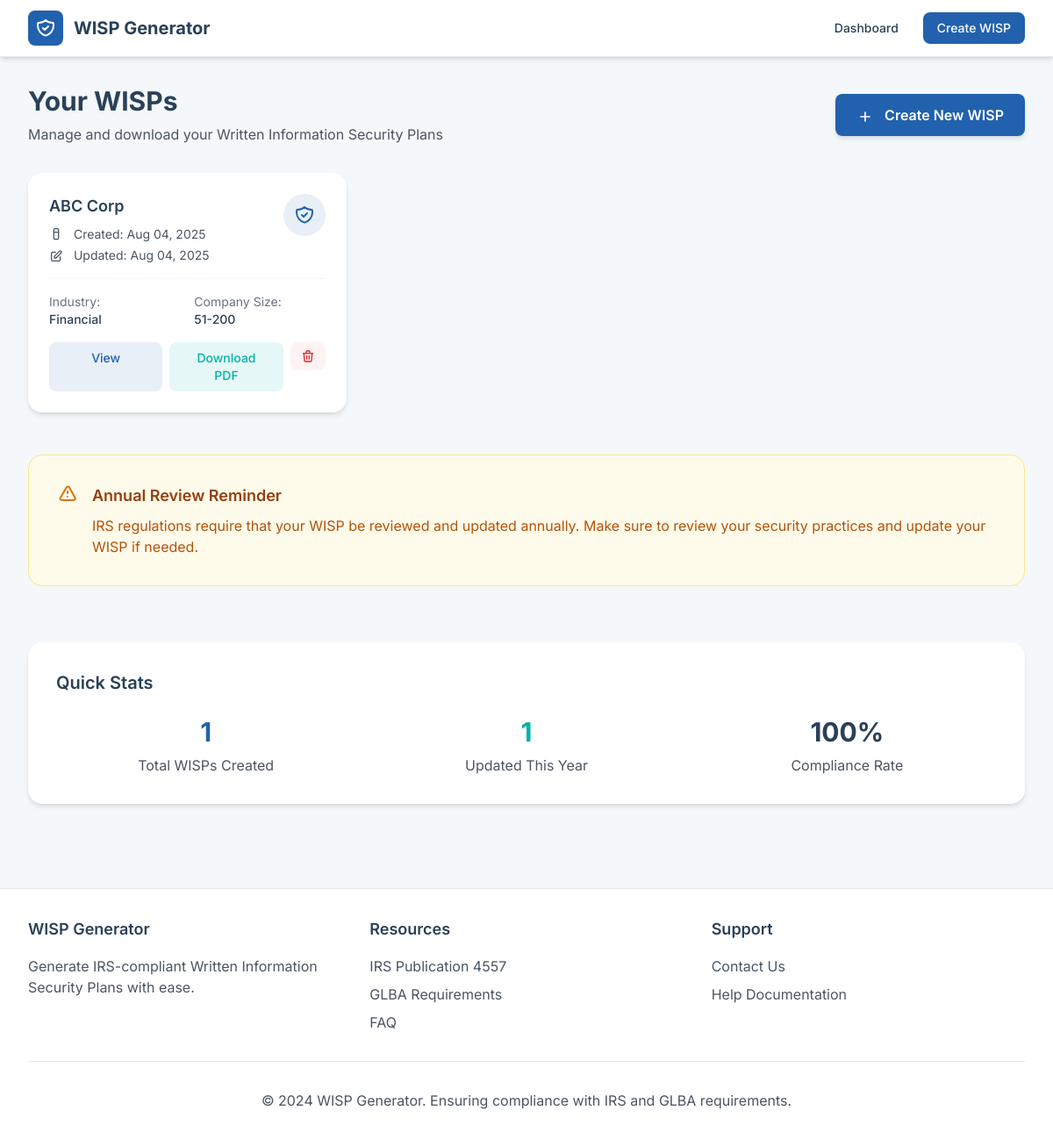
The app's page /dashboard, older data.
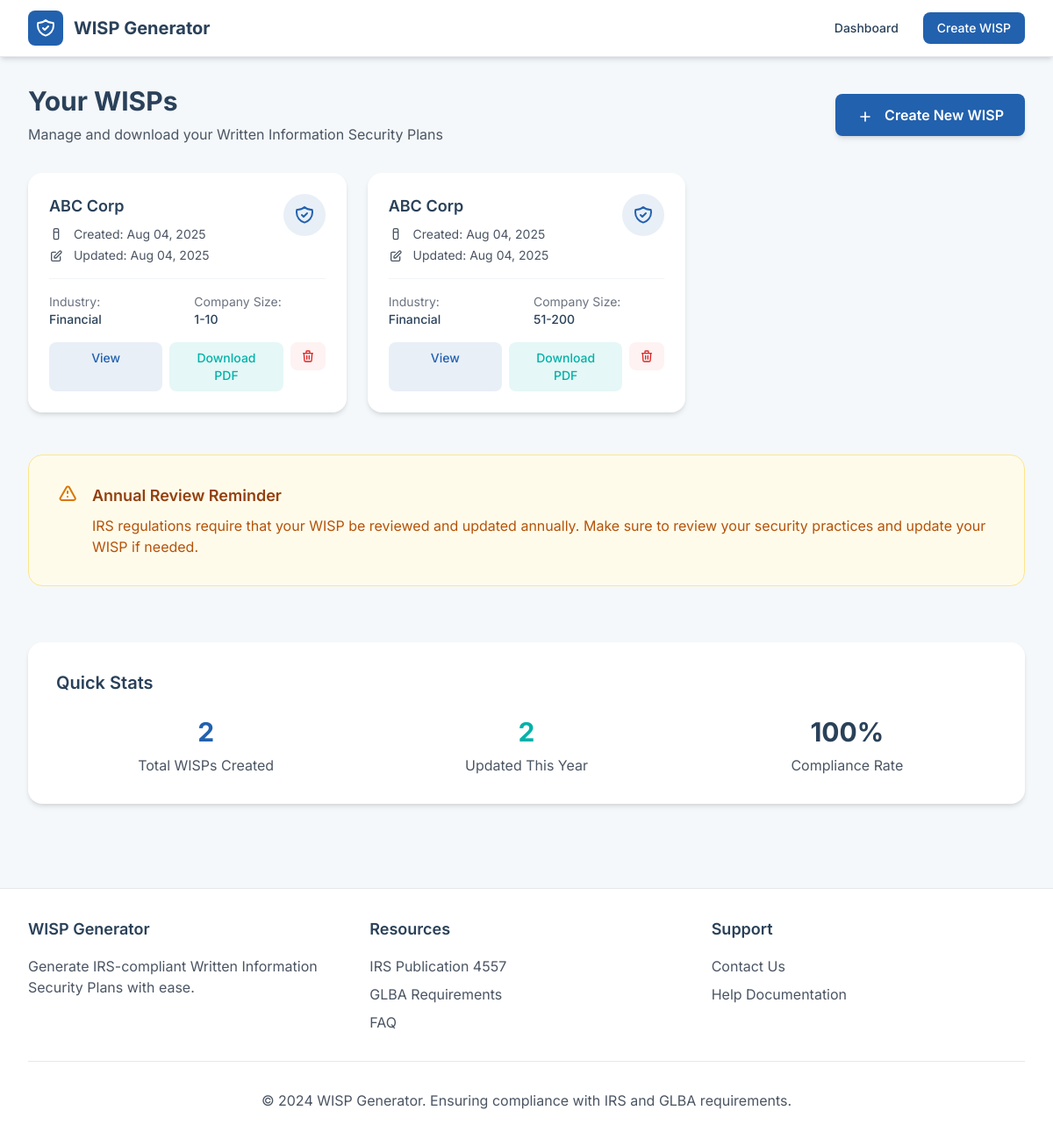
The same page, newer data.
### app.py (models this page shows, shortened)
class WISP(db.Model):
    id = db.Column(db.Integer, primary_key=True)
    company_name = db.Column(db.String(200), nullable=False)
    created_at = db.Column(db.DateTime, default=datetime.utcnow)
    updated_at = db.Column(db.DateTime, default=datetime.utcnow, onupdate=datetime.utcnow)
    data = db.Column(db.Text)  # JSON storage for all form data
    def get_data(self):
        return json.loads(self.data) if self.data else {}

### app.py (the view)
@app.route('/dashboard')
def dashboard():
    wisps = WISP.query.order_by(WISP.updated_at.desc()).all()
    return render_template('dashboard.html', wisps=wisps)

### templates/dashboard.html (shortened to what the changed rows need)
{% extends "base.html" %}
{% block content %}
<div class="flex justify-between items-center mb-8">
    <div>
        <h1 class="text-3xl font-bold text-secondary">Your WISPs</h1>
    </div>
</div>
{% if wisps %}
<div class="grid grid-cols-1 md:grid-cols-2 lg:grid-cols-3 gap-6">
    {% for wisp in wisps %}
    <div class="bg-white rounded-2xl shadow-card p-6 hover:shadow-card-lg transition-shadow">
        <div class="flex items-start justify-between mb-4">
            <div class="flex-1">
                <h3 class="text-lg font-semibold text-secondary mb-2">{{ wisp.company_name }}</h3>
                <div class="text-sm text-gray-600 space-y-1">
                    <p>
                        <svg class="w-4 h-4 inline mr-2" fill="none" stroke="currentColor" viewBox="0 0 24 24">
                            <path stroke-linecap="round" stroke-linejoin="round" stroke-width="2" d="M8 7V3a2 2 0 012-2h4a2 2 0 012 2v4m-6 0h6v10a2 2 0 01-2 2H10a2 2 0 01-2-2V7z"></path>
                        </svg>
                        Created: {{ wisp.created_at.strftime('%b %d, %Y') }}
                    </p>
                    <p>
                        <svg class="w-4 h-4 inline mr-2" fill="none" stroke="currentColor" viewBox="0 0 24 24">
                            <path stroke-linecap="round" stroke-linejoin="round" stroke-width="2" d="M11 5H6a2 2 0 00-2 2v11a2 2 0 002 2h11a2 2 0 002-2v-5m-1.414-9.414a2 2 0 112.828 2.828L11.828 15H9v-2.828l8.586-8.586z"></path>
                        </svg>
                        Updated: {{ wisp.updated_at.strftime('%b %d, %Y') }}
                    </p>
                </div>
            </div>
            <div class="flex-shrink-0 ml-4">
                <div class="w-12 h-12 bg-primary/10 rounded-full flex items-center justify-center">
                </div>
            </div>
        </div>
        {% set wisp_data = wisp.get_data() %}
        <div class="border-t border-gray-100 pt-4 mb-4">
            <div class="grid grid-cols-2 gap-4 text-sm">
                <div>
                    <span class="text-gray-500">Industry:</span>
                    <p class="font-medium text-secondary">{{ wisp_data.get('industry', 'Not specified') | title }}</p>
                </div>
                <div>
                    <span class="text-gray-500">Company Size:</span>
                    <p class="font-medium text-secondary">{{ wisp_data.get('company_size', 'Not specified') }}</p>
                </div>
            </div>
        </div>
        <div class="flex space-x-2">
            <a href="{{ url_for('view_wisp', wisp_id=wisp.id) }}"
               class="flex-1 bg-primary/10 hover:bg-primary/20 text-primary px-4 py-2 rounded-lg text-sm font-medium text-center transition-colors">
                View
            </a>
            <a href="{{ url_for('download_wisp_pdf', wisp_id=wisp.id) }}"
               class="flex-1 bg-accent/10 hover:bg-accent/20 text-accent px-4 py-2 rounded-lg text-sm font-medium text-center transition-colors">
                Download PDF
            </a>
            <form method="POST" action="{{ url_for('delete_wisp', wisp_id=wisp.id) }}" class="inline"
                  onsubmit="return confirm('Are you sure you want to delete this WISP?')">
                <button type="submit"
                        class="bg-red-50 hover:bg-red-100 text-red-600 px-3 py-2 rounded-lg text-sm font-medium transition-colors">
                    <svg class="w-4 h-4" fill="none" stroke="currentColor" viewBox="0 0 24 24">
                        <path stroke-linecap="round" stroke-linejoin="round" stroke-width="2" d="M19 7l-.867 12.142A2 2 0 0116.138 21H7.862a2 2 0 01-1.995-1.858L5 7m5 4v6m4-6v6m1-10V4a1 1 0 00-1-1h-4a1 1 0 00-1 1v3M4 7h16"></path>
                    </svg>
                </button>
            </form>
        </div>
    </div>
    {% endfor %}
</div>
{% endif %}
{% if wisps %}
<div class="mt-16 bg-white rounded-2xl shadow-card p-8">
    <h2 class="text-xl font-semibold text-secondary mb-6">Quick Stats</h2>
    <div class="grid grid-cols-1 md:grid-cols-3 gap-6">
        <div class="text-center">
            <div class="text-3xl font-bold text-primary mb-2">{{ wisps|length }}</div>
            <div class="text-gray-600">Total WISPs Created</div>
        </div>
        <div class="text-center">
            <div class="text-3xl font-bold text-accent mb-2">
                {{ (wisps|selectattr('updated_at')|list|length) }}
            </div>
            <div class="text-gray-600">Updated This Year</div>
        </div>
        <div class="text-center">
            <div class="text-3xl font-bold text-secondary mb-2">100%</div>
            <div class="text-gray-600">Compliance Rate</div>
        </div>
    </div>
</div>
{% endif %}
{% endblock %}

Row changes from the older to the newer data that the page shows:
added WISP: company_name "ABC Corp", created_at "Aug 04, 2025", updated_at "Aug 04, 2025", get "Financial", get "1-10"
Text that changed along with them:
{{ wisps|length }}: "1" → "2"
{{ (wisps|selectattr('updated_at')|list|length) }}: "1" → "2"
